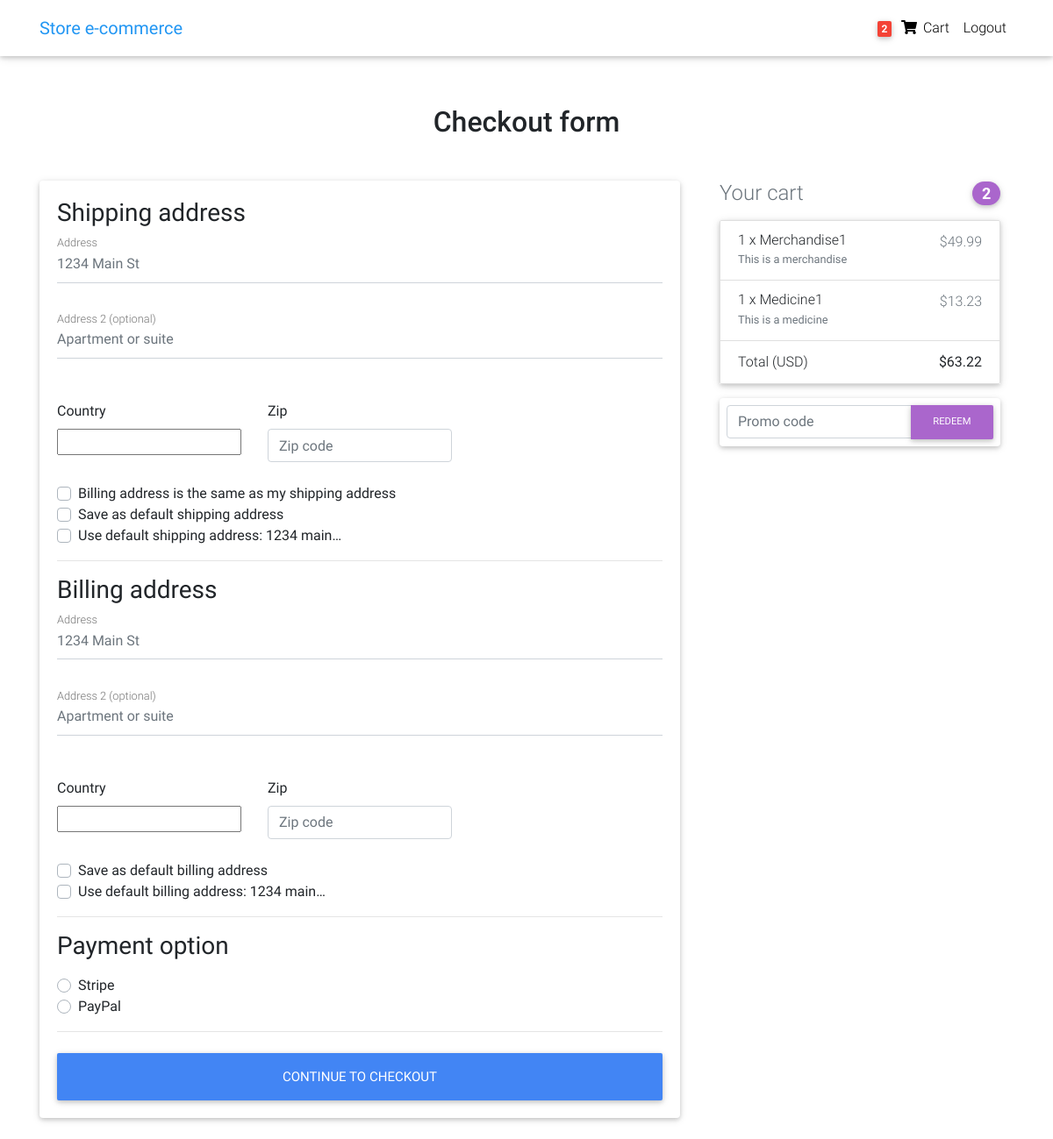
Screenshot of /checkout/ (signed in) with the database file from the repository.
### core/models.py (models this page shows, shortened)
class Order(models.Model):
    user = models.ForeignKey(settings.AUTH_USER_MODEL,
                             on_delete=models.CASCADE)
    ref_code = models.CharField(max_length=20, blank=True, null=True)
    items = models.ManyToManyField(OrderItem)
    start_date = models.DateTimeField(auto_now_add=True)
    ordered_date = models.DateTimeField()
    ordered = models.BooleanField(default=False)
    shipping_address = models.ForeignKey(
        'Address', related_name='shipping_address', on_delete=models.SET_NULL, blank=True, null=True)
    billing_address = models.ForeignKey(
        'Address', related_name='billing_address', on_delete=models.SET_NULL, blank=True, null=True)
    payment = models.ForeignKey(
        'Payment', on_delete=models.SET_NULL, blank=True, null=True)
    coupon = models.ForeignKey(
        'Coupon', on_delete=models.SET_NULL, blank=True, null=True)
    being_delivered = models.BooleanField(default=False)
    received = models.BooleanField(default=False)
    refund_requested = models.BooleanField(default=False)
    refund_granted = models.BooleanField(default=False)
    '''
    1. Item added to cart
    2. Adding a billing address
    (Failed checkout)
    3. Payment
    (Preprocessing, processing, packaging etc.)
    4. Being delivered
    5. Received
    6. Refunds
    '''
    def get_total(self):
        total = 0
        for order_item in self.items.all():
            total += order_item.get_final_price()
        if self.coupon:
            total -= self.coupon.amount
        return total

class Address(models.Model):
    user = models.ForeignKey(settings.AUTH_USER_MODEL,
                             on_delete=models.CASCADE)
    street_address = models.CharField(max_length=100)
    apartment_address = models.CharField(max_length=100)
    country = CountryField(multiple=False)
    zip = models.CharField(max_length=100)
    address_type = models.CharField(max_length=1, choices=ADDRESS_CHOICES)
    default = models.BooleanField(default=False)
    class Meta:
        verbose_name_plural = 'Addresses'

class OrderItem(models.Model):
    user = models.ForeignKey(settings.AUTH_USER_MODEL,
                             on_delete=models.CASCADE)
    ordered = models.BooleanField(default=False)
    item = models.ForeignKey(Item, on_delete=models.CASCADE)
    quantity = models.IntegerField(default=1)
    def get_total_discount_item_price(self):
        return self.quantity * self.item.discount_price
    def get_final_price(self):
        if self.item.discount_price:
            return self.get_total_discount_item_price()
        return self.get_total_item_price()

class Item(models.Model):
    title = models.CharField(max_length=100)
    price = models.FloatField()
    discount_price = models.FloatField(blank=True, null=True)
    category = models.CharField(choices=CATEGORY_CHOICES, max_length=3)
    label = models.CharField(choices=LABEL_CHOICES, max_length=1)
    slug = models.SlugField()
    description = models.TextField()
    image = models.ImageField()

### core/views.py (the view, shortened to what this page needs)
# urls.py: path('checkout/', CheckoutView.as_view(), name='checkout'),
class CheckoutView(View):
    def get(self, *args, **kwargs):
        try:
            order = Order.objects.get(user=self.request.user, ordered=False)
            form = CheckoutForm()
            context = {
                'form': form,
                'couponform': CouponForm(),
                'order': order,
                'DISPLAY_COUPON_FORM': True
            }
            shipping_address_qs = Address.objects.filter(
                user=self.request.user,
                address_type='S',
                default=True
            )
            if shipping_address_qs.exists():
                context.update(
                    {'default_shipping_address': shipping_address_qs[0]})
            billing_address_qs = Address.objects.filter(
                user=self.request.user,
                address_type='B',
                default=True
            )
            if billing_address_qs.exists():
                context.update(
                    {'default_billing_address': billing_address_qs[0]})
            return render(self.request, "checkout.html", context)
        except ObjectDoesNotExist:
            messages.info(self.request, "You do not have an active order")
            return redirect("core:checkout")

### core/forms.py
class CheckoutForm(forms.Form):
    shipping_address = forms.CharField(required=False)
    shipping_address2 = forms.CharField(required=False)
    shipping_country = CountryField(blank_label='(select country)').formfield(
        required=False,
        widget=CountrySelectWidget(attrs={
            'class': 'custom-select d-block w-100',
        }))
    shipping_zip = forms.CharField(required=False)
    billing_address = forms.CharField(required=False)
    billing_address2 = forms.CharField(required=False)
    billing_country = CountryField(blank_label='(select country)').formfield(
        required=False,
        widget=CountrySelectWidget(attrs={
            'class': 'custom-select d-block w-100',
        }))
    billing_zip = forms.CharField(required=False)
    same_billing_address = forms.BooleanField(required=False)
    set_default_shipping = forms.BooleanField(required=False)
    use_default_shipping = forms.BooleanField(required=False)
    set_default_billing = forms.BooleanField(required=False)
    use_default_billing = forms.BooleanField(required=False)
    payment_option = forms.ChoiceField(
        widget=forms.RadioSelect, choices=PAYMENT_CHOICES)

class CouponForm(forms.Form):
    code = forms.CharField(widget=forms.TextInput(attrs={
        'class': 'form-control',
        'placeholder': 'Promo code',
        'aria-label': 'Recipient\'s username',
        'aria-describedby': 'basic-addon2'
    }))

### core/templatetags/cart_template_tags.py (called while the page is built)
@register.filter
def cart_item_count(user):
    if user.is_authenticated:
        qs = Order.objects.filter(user=user, ordered=False)
        if qs.exists():
            return qs[0].items.count()
    return 0

### templates/checkout.html (shortened to what this page needs)
{% extends "base.html" %}
{% load crispy_forms_tags %}
{% block content %}
  <main >
    <div class="container wow fadeIn">
      <h2 class="my-5 h2 text-center">Checkout form</h2>
      <div class="row">
        <div class="col-md-8 mb-4">
          <div class="card">
            <form method="POST" class="card-body">
              <h3>Shipping address</h3>
              <div class='hideable_shipping_form'>
                <div class="md-form mb-5">
                  <input type='text' placeholder='1234 Main St' id='shipping_address' name='shipping_address' class='form-control' />
                  <label for="shipping_address" class="">Address</label>
                </div>
                <div class="md-form mb-5">
                  <input type='text' placeholder='Apartment or suite' id='shipping_address2' name='shipping_address2' class='form-control' />
                  <label for="shipping_address2" class="">Address 2 (optional)</label>
                </div>
                <div class="row">
                  <div class="col-lg-4 col-md-12 mb-4">
                    <label for="country">Country</label>
                    {{ form.shipping_country }}
                  </div>
                  <div class="col-lg-4 col-md-6 mb-4">
                    <label for="shipping_zip">Zip</label>
                    <input type='text' placeholder='Zip code' id='shipping_zip' name='shipping_zip' class='form-control' />
                  </div>
                </div>
                <div class="custom-control custom-checkbox">
                  <label class="custom-control-label" for="same_billing_address">Billing address is the same as my shipping address</label>
                </div>
                <div class="custom-control custom-checkbox">
                  <label class="custom-control-label" for="set_default_shipping">Save as default shipping address</label>
                </div>
              </div>
              {% if default_shipping_address %}
              <div class="custom-control custom-checkbox">
                <label class="custom-control-label" for="use_default_shipping">Use default shipping address: {{ default_shipping_address.street_address|truncatechars:10 }}</label>
              </div>
              {% endif %}
              <hr>
              <h3>Billing address</h3>
              <div class='hideable_billing_form'>
                <div class="md-form mb-5">
                  <input type='text' placeholder='1234 Main St' id='billing_address' name='billing_address' class='form-control' />
                  <label for="billing_address" class="">Address</label>
                </div>
                <div class="md-form mb-5">
                  <input type='text' placeholder='Apartment or suite' id='billing_address2' name='billing_address2' class='form-control' />
                  <label for="billing_address2" class="">Address 2 (optional)</label>
                </div>
                <div class="row">
                  <div class="col-lg-4 col-md-12 mb-4">
                    <label for="country">Country</label>
                    {{ form.billing_country }}
                  </div>
                  <div class="col-lg-4 col-md-6 mb-4">
                    <label for="billing_zip">Zip</label>
                    <input type='text' placeholder='Zip code' id='billing_zip' name='billing_zip' class='form-control' />
                  </div>
                </div>
                <div class="custom-control custom-checkbox">
                  <label class="custom-control-label" for="set_default_billing">Save as default billing address</label>
                </div>
              </div>
              {% if default_billing_address %}
              <div class="custom-control custom-checkbox">
                <label class="custom-control-label" for="use_default_billing">Use default billing address: {{ default_billing_address.street_address|truncatechars:10 }}</label>
              </div>
              {% endif %}
              <hr>
              <h3>Payment option</h3>
              <div class="d-block my-3">
                {% for value, name in form.fields.payment_option.choices %}
                <div class="custom-control custom-radio">
                  <label class="custom-control-label" for="{{ name }}">{{ name }}</label>
                </div>
                {% endfor %}
              </div>
              <hr class="mb-4">
              <button class="btn btn-primary btn-lg btn-block" type="submit">Continue to checkout</button>
            </form>
          </div>
        </div>
        <div class="col-md-4 mb-4">
          {% include "order_snippet.html" %}
        </div>
      </div>
    </div>
  </main>
{% endblock content %}

### templates/navbar.html (shortened to what this page needs)
{% load cart_template_tags %}
<nav class="navbar fixed-top navbar-expand-lg navbar-light white scrolling-navbar">
    <div class="container">
      <a class="navbar-brand waves-effect" href="/">
        <strong class="blue-text">Store e-commerce</strong>
      </a>
      <div class="collapse navbar-collapse" id="navbarSupportedContent">
        <ul class="navbar-nav nav-flex-icons">
          {% if request.user.is_authenticated %}
          <li class="nav-item">
            <a href="{% url 'core:order-summary' %}" class="nav-link waves-effect">
              <span class="badge red z-depth-1 mr-1"> {{ request.user|cart_item_count }} </span>
              <i class="fas fa-shopping-cart"></i>
              <span class="clearfix d-none d-sm-inline-block"> Cart </span>
            </a>
          </li>
          <li class="nav-item">
            <a class="nav-link waves-effect" href="{% url 'account_logout' %}">
              <span class="clearfix d-none d-sm-inline-block"> Logout </span>
            </a>
          </li>
          {% endif %}
        </ul>
      </div>
    </div>
  </nav>

### templates/order_snippet.html (shortened to what this page needs)
<div class="col-md-12 mb-4">
    <h4 class="d-flex justify-content-between align-items-center mb-3">
    <span class="text-muted">Your cart</span>
    <span class="badge badge-secondary badge-pill">{{ order.items.count }}</span>
    </h4>
    <ul class="list-group mb-3 z-depth-1">
    {% for order_item in order.items.all %}
    <li class="list-group-item d-flex justify-content-between lh-condensed">
        <div>
        <h6 class="my-0">{{ order_item.quantity }} x {{ order_item.item.title}}</h6>
        <small class="text-muted">{{ order_item.item.description}}</small>
        </div>
        <span class="text-muted">${{ order_item.get_final_price }}</span>
    </li>
    {% endfor %}
    <li class="list-group-item d-flex justify-content-between">
        <span>Total (USD)</span>
        <strong>${{ order.get_total }}</strong>
    </li>
    </ul>
    {% if DISPLAY_COUPON_FORM %}
    <form class="card p-2" action="{% url 'core:add-coupon' %}" method="POST">
        <div class="input-group">
            {{ couponform.code }}
            <div class="input-group-append">
            <button class="btn btn-secondary btn-md waves-effect m-0" type="submit">Redeem</button>
            </div>
        </div>
    </form>
    {% endif %}
</div>

### templates/base.html (style rules this page uses)
html, body, header, .carousel { height: 60vh; }

### rows the page displays
Address: street_address "1234 main…"
Address: street_address "1234 main…"
Order: items.count "2", get_total "63.22"
OrderItem: quantity "1", item "Merchandise1", item.description "This is a merchandise", get_final_price "49.99"
OrderItem: quantity "1", item "Medicine1", item.description "This is a medicine", get_final_price "13.23"

### other values shown
{{ request.user|cart_item_count }} "2"
{{ name }} "Stripe" "PayPal"
